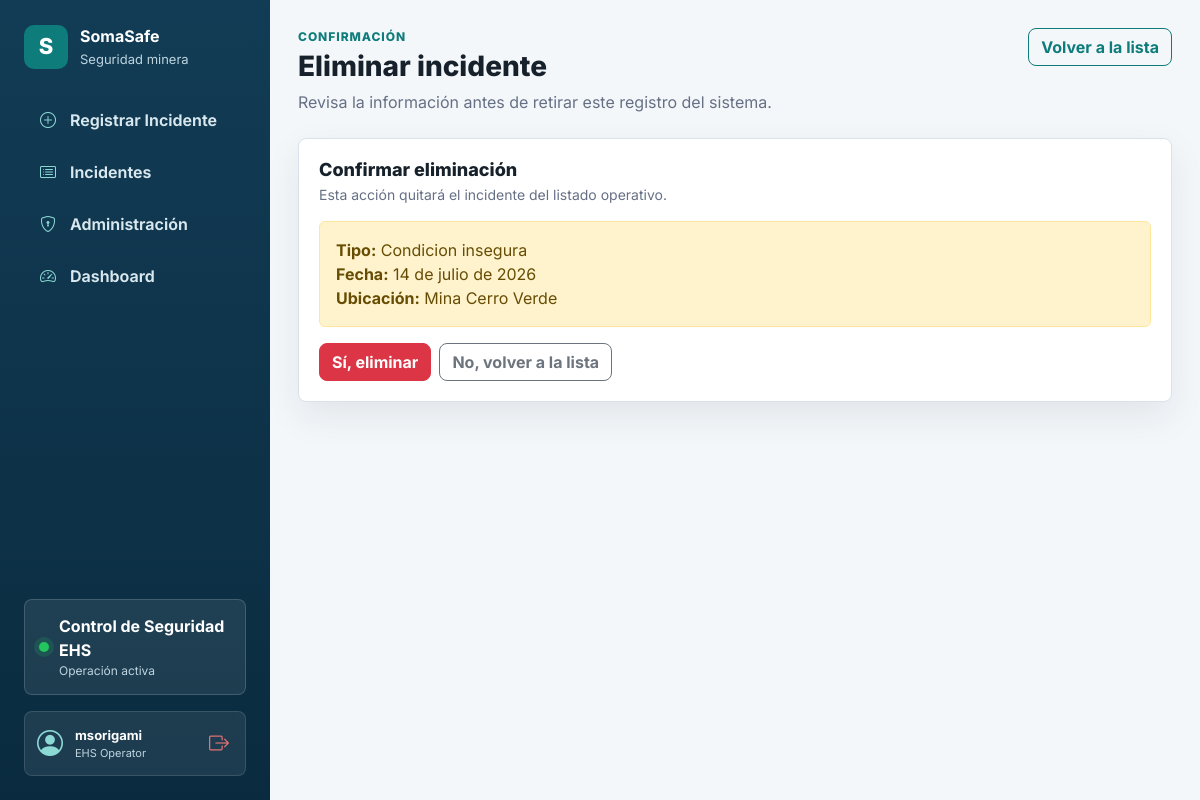
Page /eliminar/11/ (signed in) on the committed database.
### incidentes/models.py (models this page shows, shortened)
class Incidente(models.Model):
    TIPOS_INCIDENTE = [
        ('accidente', 'Accidente'),
        ('casi_accidente', 'Casi accidente'),
        ('condicion_insegura', 'Condicion insegura'),
    ]
    ESTADOS = [
        ('pendiente', 'Pendiente'),
        ('en_proceso', 'En proceso'),
        ('resuelto', 'Resuelto'),
    ]
    NIVEL_RIESGO = [
        ('bajo', 'Bajo'),
        ('medio', 'Medio'),
        ('alto', 'Alto'),
        ('critico', 'Critico'),
    ]
    tipo = models.CharField(max_length=20, choices=TIPOS_INCIDENTE)
    fecha = models.DateField()
    descripcion = models.TextField()
    ubicacion = models.CharField(max_length=150)
    estado = models.CharField(max_length=20, choices=ESTADOS, default='pendiente')
    riesgo = models.CharField(max_length=10, choices=NIVEL_RIESGO, default='bajo')
    responsable = models.ForeignKey(
        settings.AUTH_USER_MODEL,
        on_delete=models.SET_NULL,
        null=True,
        blank=True,
        related_name='incidentes_asignados',
    )
    acciones_correctivas = models.TextField(blank=True)
    fecha_resolucion = models.DateField(null=True, blank=True)
    consecuencias = models.TextField(blank=True, verbose_name='Consecuencias del incidente')
    observaciones = models.TextField(blank=True, verbose_name='Observaciones adicionales')
    prioridad = models.CharField(
        max_length=15,
        choices=[('baja', 'Baja'), ('media', 'Media'), ('alta', 'Alta'), ('urgente', 'Urgente')],
        default='baja',
        verbose_name='Prioridad'
    )
    evidencia = models.ImageField(
        upload_to='incidentes/evidencias/',
        blank=True,
        null=True,
        verbose_name='Evidencia fotográfica'
    )
    creado_por = models.ForeignKey(
        settings.AUTH_USER_MODEL,
        on_delete=models.SET_NULL,
        null=True,
        blank=True,
        related_name='incidentes_creados',
        editable=False,
    )
    creado_en = models.DateTimeField(auto_now_add=True)
    actualizado_en = models.DateTimeField(auto_now=True)

### incidentes/views.py (the view)
# urls.py: path('eliminar/<int:id>/', views.eliminar_incidente, name='eliminar_incidente'),
@login_required
def eliminar_incidente(request, id):
    incidente = get_object_or_404(Incidente, id=id)
    es_supervisor = request.user.groups.filter(name='Supervisor').exists() or request.user.is_superuser
    if not es_supervisor:
        messages.error(request, 'Acceso denegado: Solo los supervisores pueden eliminar incidentes.')
        return redirect('lista_incidentes')
    if request.method == 'POST':
        incidente.delete()
        messages.success(request, 'Incidente eliminado correctamente.')
        return redirect('lista_incidentes')
    return render(request, 'confirmar_eliminar.html', {'incidente': incidente})

### incidentes/templates/confirmar_eliminar.html (shortened to what this page needs)
{% extends 'base.html' %}
{% block eyebrow %}Confirmación{% endblock %}
{% block page_title %}Eliminar incidente{% endblock %}
{% block page_subtitle %}Revisa la información antes de retirar este registro del sistema.{% endblock %}
{% block actions %}
<a href="{% url 'lista_incidentes' %}" class="btn btn-outline-primary">Volver a la lista</a>
{% endblock %}
{% block content %}
<section class="panel form-panel">
  <div class="panel-header">
    <div>
      <h2>Confirmar eliminación</h2>
      <p>Esta acción quitará el incidente del listado operativo.</p>
    </div>
  </div>
  <div class="alert alert-warning">
    <strong>Tipo:</strong> {{ incidente.get_tipo_display }}<br />
    <strong>Fecha:</strong> {{ incidente.fecha }}<br />
    <strong>Ubicación:</strong> {{ incidente.ubicacion }}
  </div>
  <form method="POST" class="d-flex gap-2 flex-wrap">
    <button type="submit" class="btn btn-danger">Sí, eliminar</button>
    <a href="{% url 'lista_incidentes' %}" class="btn btn-outline-secondary">
      No, volver a la lista
    </a>
  </form>
</section>
{% endblock %}

### incidentes/templates/base.html (shortened to what this page needs)
{% load static %}
<!doctype html>
<html lang="es">
  <head>
    <link
      href="https://cdn.jsdelivr.net/npm/bootstrap@5.3.0/dist/css/bootstrap.min.css"
      rel="stylesheet" />
    <link
      rel="stylesheet"
      href="https://cdn.jsdelivr.net/npm/bootstrap-icons@1.11.3/font/bootstrap-icons.min.css" />
    <link href="{% static 'css/somasafe.css' %}" rel="stylesheet" />
  </head>
  <body>
    <div class="app-shell">
      <aside class="sidebar">
        <a class="brand" href="{% url 'dashboard' %}" aria-label="SomaSafe Dashboard">
          <span class="brand-mark">S</span>
          <span>
            <strong>SomaSafe</strong>
            <small>Seguridad minera</small>
          </span>
        </a>
        <nav class="nav-menu" aria-label="Navegación principal">
          <a
            href="{% url 'registrar_incidente' %}"
            class="{% if request.resolver_match.url_name == 'registrar_incidente' or request.resolver_match.url_name == 'editar_incidente' %}active{% endif %}">
            <i class="bi bi-plus-circle nav-icon"></i>
            Registrar Incidente
          </a>
          <a
            href="{% url 'lista_incidentes' %}"
            class="{% if request.resolver_match.url_name == 'lista_incidentes' %}active{% endif %}">
            <i class="bi bi-card-list nav-icon"></i>
            Incidentes
          </a>
          <a href="{% url 'admin:index' %}">
            <i class="bi bi-shield-lock nav-icon"></i>
            Administración
          </a>
          <a
            href="{% url 'dashboard' %}"
            class="{% if request.resolver_match.url_name == 'dashboard' %}active{% endif %}">
            <i class="bi bi-speedometer2 nav-icon"></i>
            Dashboard
          </a>
        </nav>
        <div class="sidebar-footer">
          <div class="sidebar-status">
            <span class="status-dot"></span>
            <div>
              <strong>Control de Seguridad EHS</strong>
              <small>Operación activa</small>
            </div>
          </div>
          {% if user.is_authenticated %}
          <div class="sidebar-profile">
            <div class="profile-avatar">
              <i class="bi bi-person-circle"></i>
            </div>
            <div class="profile-info">
              <span class="profile-name" title="{{ user.username }}">{{ user.username }}</span>
              <span class="profile-role">EHS Operator</span>
            </div>
            <a href="{% url 'logout' %}" class="profile-logout-btn" title="Cerrar sesión">
              <i class="bi bi-box-arrow-right"></i>
            </a>
          </div>
          {% endif %}
        </div>
      </aside>
      <main class="main-content">
        <header class="topbar">
          <div>
            <p class="eyebrow">{% block eyebrow %}SomaSafe{% endblock %}</p>
            <h1>{% block page_title %}Panel operativo{% endblock %}</h1>
            <p>{% block page_subtitle %}Gestión y seguimiento de incidentes de seguridad minera.{% endblock %}</p>
          </div>
          <div class="topbar-actions">
            {% block actions %}{% endblock %}
          </div>
        </header>
        {% block content %}{% endblock %}
      </main>
    </div>
  </body>
</html>

### incidentes/static/css/somasafe.css (style rules this page uses)
:root { --color-primary: #123c55; --color-primary-strong: #0a2b3f; --color-secondary: #0e7c7b; --color-accent: #f59e0b; --color-bg: #f4f7fa; --color-surface: #ffffff; --color-surface-muted: #eef3f7; --color-text: #17212b; --color-muted: #667085; --color-border: #d9e2ea; --shadow-soft: 0 14px 36px rgba(16, 24, 40, 0.08); }
* { box-sizing: border-box; }
body { margin: 0; min-height: 100vh; background: var(--color-bg); color: var(--color-text); font-family: "Inter", Arial, sans-serif; letter-spacing: 0; }
a { color: inherit; }
.app-shell { display: grid; grid-template-columns: 270px minmax(0, 1fr); min-height: 100vh; }
.sidebar { position: sticky; top: 0; height: 100vh; display: flex; flex-direction: column; gap: 28px; padding: 24px; background: linear-gradient(180deg, var(--color-primary), var(--color-primary-strong)); color: #ffffff; }
.brand { display: flex; align-items: center; gap: 12px; color: #ffffff; text-decoration: none; }
.brand-mark { width: 44px; height: 44px; display: grid; place-items: center; border-radius: 10px; background: var(--color-secondary); color: #ffffff; font-size: 22px; font-weight: 800; }
.brand strong, .brand small { display: block; }
.brand small { margin-top: 2px; color: #bdd4df; font-size: 13px; }
.nav-menu { display: grid; gap: 8px; }
.nav-menu a { display: flex; align-items: center; gap: 10px; min-height: 44px; padding: 10px 12px; border-radius: 8px; color: #d9e8ef; font-weight: 650; text-decoration: none; }
.nav-icon { width: 24px; color: #8bd8d4; text-align: center; }
.sidebar-status { display: flex; align-items: center; gap: 10px; margin-top: auto; padding: 14px; border: 1px solid rgba(255, 255, 255, 0.16); border-radius: 8px; background: rgba(255, 255, 255, 0.08); }
.sidebar-status strong, .sidebar-status small { display: block; }
.sidebar-status small { color: #bdd4df; font-size: 12px; }
.status-dot { width: 10px; height: 10px; flex: 0 0 auto; border-radius: 999px; background: #22c55e; box-shadow: 0 0 0 5px rgba(34, 197, 94, 0.16); }
.main-content { min-width: 0; padding: 28px; }
.topbar { display: flex; justify-content: space-between; align-items: flex-start; gap: 20px; margin-bottom: 24px; }
.topbar h1 { margin: 0; color: var(--color-text); font-size: 28px; font-weight: 800; }
.topbar p { margin: 6px 0 0; color: var(--color-muted); }
.eyebrow { margin: 0 0 4px !important; color: var(--color-secondary) !important; font-size: 12px; font-weight: 800; letter-spacing: 0.08em; text-transform: uppercase; }
.topbar-actions { display: flex; align-items: center; gap: 10px; flex-wrap: wrap; justify-content: flex-end; }
.btn { border-radius: 8px; font-weight: 700; }
.btn-outline-primary { border-color: var(--color-secondary); color: var(--color-secondary); }
.kpi-card, .panel { border: 1px solid var(--color-border); border-radius: 8px; background: var(--color-surface); box-shadow: var(--shadow-soft); }
.panel { padding: 20px; }
.panel-header { display: flex; justify-content: space-between; gap: 16px; align-items: flex-start; margin-bottom: 16px; }
.panel-header h2 { margin: 0; font-size: 18px; font-weight: 800; }
.panel-header p { margin: 4px 0 0; color: var(--color-muted); font-size: 14px; }
.form-panel { max-width: 920px; }
.sidebar-footer { margin-top: auto; display: flex; flex-direction: column; gap: 16px; }
.sidebar-profile { display: flex; align-items: center; gap: 12px; padding: 12px; border-radius: 8px; background: rgba(255, 255, 255, 0.08); border: 1px solid rgba(255, 255, 255, 0.12); }
.profile-avatar { font-size: 26px; color: #8bd8d4; display: flex; align-items: center; }
.profile-info { display: flex; flex-direction: column; flex-grow: 1; min-width: 0; }
.profile-name { font-weight: 700; font-size: 13px; color: #ffffff; white-space: nowrap; overflow: hidden; text-overflow: ellipsis; }
.profile-role { font-size: 11px; color: #bdd4df; }
.profile-logout-btn { font-size: 20px; color: #e57373; display: flex; align-items: center; transition: color 0.2s ease; padding: 4px; border-radius: 4px; }

### rows in the picture
Incidente: tipo "Condicion insegura", fecha "14 de julio de 2026", ubicacion "Mina Cerro Verde"

### other values in the picture
{{ user.username }} "msorigami"
